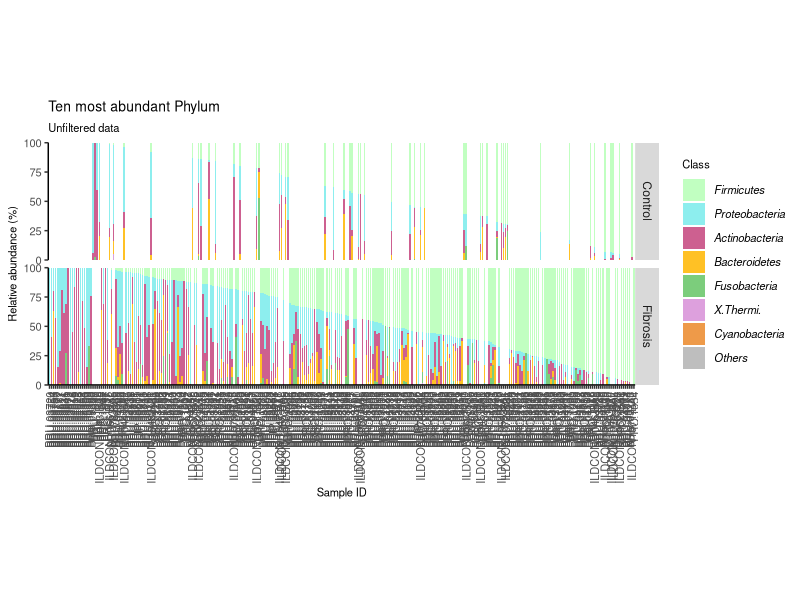
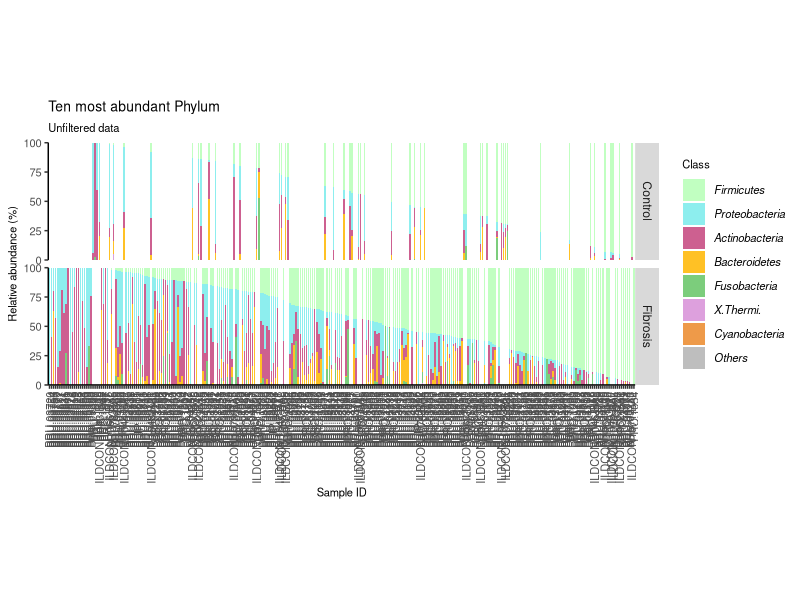

These charts were generated, in order, by the following R code:
setwd("~/GitHub/Imperial-Molyneaux/IPF-progressive/Phylum/")

#install.packages("dplyr")
library("dplyr")
#install.packages("tidyverse")
library("tidyverse")
#install.packages("vegan")
library("vegan")
#install.packages("reshape2")
library("reshape2")

# Read in the saved csv file from previously
normalised_data <- read_csv("Phylum-normalised.csv") %>%
  filter(!Diagnosis == "Negative") #remove controls

abund_table <- normalised_data %>%
  select(5:ncol(normalised_data)) # Only select the reads
rowSums(abund_table) #check if in percentages
abund_table <- abund_table/rowSums(abund_table)*100

metadata <- normalised_data %>%
  select(`sample-id`:Diagnosis) 

metadata$Level1 <- gsub("Controls", "Control", metadata$Level1)
metadata$Level1 <- as.factor(metadata$Level1)
metadata$`Sequencing run` <- as.factor(metadata$`Sequencing run`)
metadata$Diagnosis <- as.factor(metadata$Diagnosis)


# Make a dataframe "top" that contains the top 10 most abundant genera. You can alter these as you want.
top <- abund_table[,order(colSums(abund_table),decreasing=TRUE)]
#Extract list of top N Taxa
N <- 10
taxa_list <- colnames(top)[1:N]
N <- length(taxa_list)
top <- data.frame(top[,colnames(top) %in% taxa_list])
top

# Make a dataframe "other" that contains all of the other genera. You can alter these as you want.
other <- abund_table[,order(colSums(abund_table),decreasing=TRUE)]
# Extract list of top N Taxa
N <- dim(normalised_data)[2] # This needs to be the total number of colums in the dataframe.
# dim(normalised_data)[2], calls the second element of the vector dim(normalised_data)
taxa_list2 <- colnames(other)[11:N]
N <- length(taxa_list2)
Others <- data.frame(other[,colnames(other) %in% taxa_list2])
Others
# Sum all the other columns into one.
Others <- rowSums(Others)
Others <- as.data.frame(Others)
Others

# Combine the top 10 genus and the other column and check the rows all still add up to 100.
top_other <- cbind(top, Others)
top_other
top_other_rowsums <- rowSums(top_other)
top_other_rowsums <- as.data.frame(top_other_rowsums)
top_other_rowsums

# Select sample_ID
sample_ID <- normalised_data$`sample-id`

# Combine the data and the sample names back together again.
sample_data <- cbind(metadata, top_other)

# OPTIONAL: Order the samples by increasing proportion of one genus.
sample_data <- sample_data %>%
  arrange(Firmicutes
          #desc(Bacteroides) # Using desc() If you want to arrange in descending order.
  )

# OPTIONAL: Fix the order of sample IDs in the order of genus proportion.
sample_data$`sample-id` <- factor(sample_data$`sample-id`,
                            levels=unique(sample_data$`sample-id`))


# Use melt to turn the data from wide format into long for4mat. This puts all the genus data into a single column.
sample_data_long <- melt(sample_data, id.vars = c("sample-id",
                                                  "Level1",
                                                  "Sequencing run",
                                                  "Diagnosis"), variable.name = "Class")
sample_data_long

# Make a palette of colours for your top genus. There are lots of colours to use in R.
taxa_list # This shows you what those top ones are.
Palette <- c(Firmicutes = "darkseagreen1",
             Proteobacteria = "darkslategray2",
             Actinobacteria = "hotpink3",
             Bacteroidetes = "goldenrod1",
             Fusobacteria = "palegreen3",
             X.Thermi.= "plum",
             Cyanobacteria = "tan2",
             #SR1 = "darkseagreen4",
             #TM7 = "darkslategray4",
             #Tenericutes = "deeppink3",
             Others = "grey")


# Use ggplot2 to make the stacked box plot.
ggplot(sample_data_long,
       aes(x = `sample-id`,
           y = value,
           fill = Class)) +
  #Set the width of the bars in the plot
  geom_bar(stat = "identity",
           width = 0.7) +
  facet_grid(Level1 ~ .,
             scales = "free", 
             drop = TRUE)+ # Choose to show per category of metadata
  #Set the colors to use the Palette already created
  scale_fill_manual(values = Palette) +
  #Remove extra space at the top and bottom of the plot
  scale_y_continuous(expand = c(0, 0),
                     limits = c(0, 100.1)) +
  #Set the axis labels and title
  labs(title="Ten most abundant Phylum",
       subtitle = "Unfiltered data",
       x = "Sample ID",
       y = "Relative abundance (%)") +
  theme(#Set the title font size
    plot.title = element_text(size=10),
    plot.subtitle = element_text(size = 8),
    #Set the legend title position
    legend.position = "right",
    #Set the legend title font size
    legend.title = element_text(size=8),
    #Define the size of the legend text and make it italic
    legend.text = element_text(size=8,
                               face = "italic"),
    #Remove the grey background from the legend
    legend.background = element_blank(),
    #Remove the box from the legend
    legend.key = element_blank(),
    #Remove the grey background
    panel.background = element_blank(),
    #Remove the plot border
    panel.border = element_blank(),
    #Remove the major plot grid lines
    panel.grid.major = element_blank(),
    #Remove the minor plot grid lines
    panel.grid.minor = element_blank(),
    #Change orientation of x axis labels
    axis.text.x = element_text(angle=90,
                               hjust=1,
                               vjust=0.5,
                               size=8),
    axis.title.x = element_text(size=8),
    #Define the axis title text size
    axis.title = element_text(size=8),
    #Define the axis label text size
    axis.text.y = element_text(size=8),
    #Add back the x and y axis lines and define thickness (size), line type, and color
    axis.line = element_line(size = 0.5,
                             linetype = "solid",
                             colour = "black"),
    #Set the aspect ratio of the plot
    aspect.ratio = 0.2
  )

#Save as a pdf for size to go into Inkspace figure
ggsave("Ten most abundant Phylum unfiltered.pdf", width = 400, height = 150, units = c("mm"), dpi = 300)
